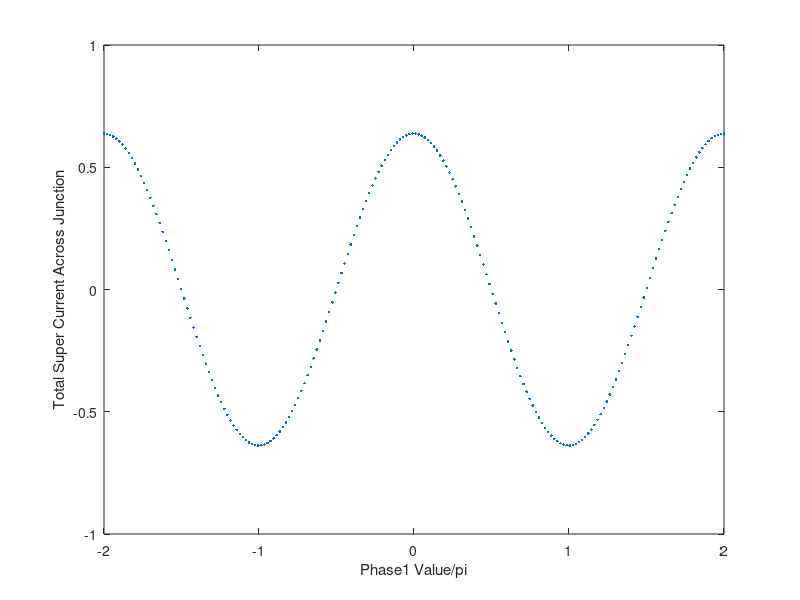

The MATLAB source for this figure:
%Explanation of base program

%The program splits a single junciton up into xmax discrete sections.  Each
%section has a supercurrent density, and a phase difference that is
%contributed to by the field (PhaseF), and an arbitrary phase set at x=1
%called Phase1.  For each value of field and Phase1 the supercurrent at
%each point is calculated and the net supercurrent (sum along the junction)
%is calcualted to find the supercurrent carried at that phase and that
%field.  To find the maximum supercurrent for a given field, the max of
%that vector is taken, and can be plotted against the magnetic field.  This
%is the exact measurment of the critical current vs field that we do in the
%lab.  

%% Clearing memory and input screen.
clear;
clc;
close all;
%% Defining the Parameters of the Simulaiton

    %Dividing the junction up into discrete sections
    xmax=101;
    x(1,:)=(1:xmax);

    %Defining Super Current parameters
    SCurrentMag =1;
    SCurrentNoiseMag =.1;


%Setting up Loop steps and ranges

    %Phase Loop parameters
    p=1;
    pmax=202;
    Phase1Min=-2*pi;
    Phase1Max=2.0*pi;

    %Flux Encolsed in the Junction
    FluxinJunc=.5;

%Calculating Parameters from Initial Conditions

    SCurrentDensity=(SCurrentMag*ones(1,xmax)/xmax+SCurrentNoiseMag/xmax*(2*rand(1,xmax)-1));

%Pre Allocating memory to the arrays to decrease runtime
    Phase1=zeros(1,pmax);

    SCurrent=zeros(xmax,pmax);
    SCurrentNet=zeros(1,pmax);


%% Loops for running the simulation Meat of the Simulation


%Field Contribution to the Phase 
    PhaseF=2*pi*FluxinJunc*x./xmax;
    
    
%Phase1 Loop of externally set phase at edge of JJ 
    %Define the loop step size, then run the for loop
    Phase1SS=(Phase1Max-Phase1Min)/(pmax-1);
    
    for p=1:pmax
        Phase1(p)=Phase1Min+(p-1)*Phase1SS;
        
        PhaseDrop=Phase1(p)+PhaseF;
        
        SCurrent=SCurrentDensity.*sin(PhaseDrop);
        SCurrentNet(p)=sum(SCurrent);
    end
     
    [MaxSCurrentNet,IndexMax]=max(SCurrentNet);
    Phase1MaxSC=Phase1(IndexMax);
        

figure

plot(Phase1/pi,SCurrentNet,'.')
xlabel ('Phase1 Value/pi');ylabel('Total Super Current Across Junction');






    
